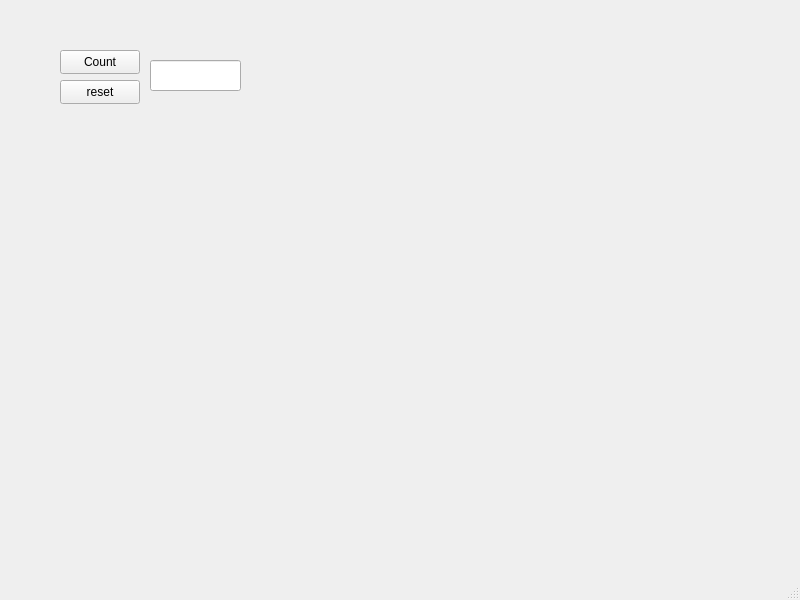
<?xml version="1.0" encoding="UTF-8"?>
<ui version="4.0">
 <class>laskin</class>
 <widget class="QMainWindow" name="laskin">
  <property name="geometry">
   <rect>
    <x>0</x>
    <y>0</y>
    <width>800</width>
    <height>600</height>
   </rect>
  </property>
  <property name="windowTitle">
   <string>laskin</string>
  </property>
  <widget class="QWidget" name="centralwidget">
   <widget class="QPushButton" name="Count">
    <property name="geometry">
     <rect>
      <x>60</x>
      <y>50</y>
      <width>80</width>
      <height>24</height>
     </rect>
    </property>
    <property name="text">
     <string>Count</string>
    </property>
   </widget>
   <widget class="QLineEdit" name="lineEdit">
    <property name="geometry">
     <rect>
      <x>150</x>
      <y>60</y>
      <width>91</width>
      <height>31</height>
     </rect>
    </property>
   </widget>
   <widget class="QPushButton" name="reset">
    <property name="geometry">
     <rect>
      <x>60</x>
      <y>80</y>
      <width>80</width>
      <height>24</height>
     </rect>
    </property>
    <property name="text">
     <string>reset</string>
    </property>
   </widget>
  </widget>
  <widget class="QMenuBar" name="menubar">
   <property name="geometry">
    <rect>
     <x>0</x>
     <y>0</y>
     <width>800</width>
     <height>21</height>
    </rect>
   </property>
  </widget>
  <widget class="QStatusBar" name="statusbar"/>
 </widget>
 <resources/>
 <connections/>
</ui>
